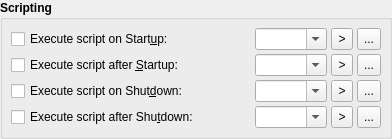
            <widget class="QGroupBox" name="ScriptingGroupBox">
             <property name="font">
              <font>
               <weight>75</weight>
               <bold>true</bold>
              </font>
             </property>
             <property name="title">
              <string>Scripting</string>
             </property>
             <property name="flat">
              <bool>true</bool>
             </property>
             <layout class="QGridLayout" name="_10">
              <property name="leftMargin">
               <number>8</number>
              </property>
              <property name="topMargin">
               <number>8</number>
              </property>
              <property name="rightMargin">
               <number>8</number>
              </property>
              <property name="bottomMargin">
               <number>8</number>
              </property>
              <property name="spacing">
               <number>4</number>
              </property>
              <item row="0" column="0">
               <widget class="QCheckBox" name="StartupScriptCheckBox">
                <property name="minimumSize">
                 <size>
                  <width>240</width>
                  <height>0</height>
                 </size>
                </property>
                <property name="maximumSize">
                 <size>
                  <width>240</width>
                  <height>16777215</height>
                 </size>
                </property>
                <property name="font">
                 <font>
                  <weight>50</weight>
                  <bold>false</bold>
                 </font>
                </property>
                <property name="toolTip">
                 <string>Whether to execute a custom shell script before starting up the JACK audio server.</string>
                </property>
                <property name="text">
                 <string>Execute script on Start&amp;up:</string>
                </property>
                <property name="shortcut">
                 <string>Alt+U</string>
                </property>
               </widget>
              </item>
              <item row="1" column="0">
               <widget class="QCheckBox" name="PostStartupScriptCheckBox">
                <property name="minimumSize">
                 <size>
                  <width>240</width>
                  <height>0</height>
                 </size>
                </property>
                <property name="maximumSize">
                 <size>
                  <width>240</width>
                  <height>16777215</height>
                 </size>
                </property>
                <property name="font">
                 <font>
                  <weight>50</weight>
                  <bold>false</bold>
                 </font>
                </property>
                <property name="toolTip">
                 <string>Whether to execute a custom shell script after starting up the JACK audio server.</string>
                </property>
                <property name="text">
                 <string>Execute script after &amp;Startup:</string>
                </property>
                <property name="shortcut">
                 <string>Alt+S</string>
                </property>
               </widget>
              </item>
              <item row="2" column="0">
               <widget class="QCheckBox" name="ShutdownScriptCheckBox">
                <property name="minimumSize">
                 <size>
                  <width>240</width>
                  <height>0</height>
                 </size>
                </property>
                <property name="maximumSize">
                 <size>
                  <width>240</width>
                  <height>16777215</height>
                 </size>
                </property>
                <property name="font">
                 <font>
                  <weight>50</weight>
                  <bold>false</bold>
                 </font>
                </property>
                <property name="toolTip">
                 <string>Whether to execute a custom shell script before shuting down the JACK audio server.</string>
                </property>
                <property name="text">
                 <string>Execute script on Shut&amp;down:</string>
                </property>
                <property name="shortcut">
                 <string>Alt+D</string>
                </property>
               </widget>
              </item>
              <item row="0" column="1">
               <widget class="QComboBox" name="StartupScriptShellComboBox">
                <property name="sizePolicy">
                 <sizepolicy hsizetype="Expanding" vsizetype="Fixed">
                  <horstretch>0</horstretch>
                  <verstretch>0</verstretch>
                 </sizepolicy>
                </property>
                <property name="font">
                 <font>
                  <weight>50</weight>
                  <bold>false</bold>
                 </font>
                </property>
                <property name="toolTip">
                 <string>Command line to be executed before starting up the JACK audio server</string>
                </property>
                <property name="editable">
                 <bool>true</bool>
                </property>
               </widget>
              </item>
              <item row="0" column="2">
               <widget class="QToolButton" name="StartupScriptSymbolToolButton">
                <property name="minimumSize">
                 <size>
                  <width>22</width>
                  <height>22</height>
                 </size>
                </property>
                <property name="maximumSize">
                 <size>
                  <width>24</width>
                  <height>24</height>
                 </size>
                </property>
                <property name="font">
                 <font>
                  <weight>50</weight>
                  <bold>false</bold>
                 </font>
                </property>
                <property name="focusPolicy">
                 <enum>Qt::TabFocus</enum>
                </property>
                <property name="toolTip">
                 <string>Scripting argument meta-symbols</string>
                </property>
                <property name="text">
                 <string>&gt;</string>
                </property>
               </widget>
              </item>
              <item row="0" column="3">
               <widget class="QToolButton" name="StartupScriptBrowseToolButton">
                <property name="minimumSize">
                 <size>
                  <width>22</width>
                  <height>22</height>
                 </size>
                </property>
                <property name="maximumSize">
                 <size>
                  <width>24</width>
                  <height>24</height>
                 </size>
                </property>
                <property name="font">
                 <font>
                  <weight>50</weight>
                  <bold>false</bold>
                 </font>
                </property>
                <property name="focusPolicy">
                 <enum>Qt::TabFocus</enum>
                </property>
                <property name="toolTip">
                 <string>Browse for script to be executed before starting up the JACK audio server</string>
                </property>
                <property name="text">
                 <string>...</string>
                </property>
               </widget>
              </item>
              <item row="1" column="1">
               <widget class="QComboBox" name="PostStartupScriptShellComboBox">
                <property name="sizePolicy">
                 <sizepolicy hsizetype="Expanding" vsizetype="Fixed">
                  <horstretch>0</horstretch>
                  <verstretch>0</verstretch>
                 </sizepolicy>
                </property>
                <property name="font">
                 <font>
                  <weight>50</weight>
                  <bold>false</bold>
                 </font>
                </property>
                <property name="toolTip">
                 <string>Command line to be executed after starting up the JACK audio server</string>
                </property>
                <property name="editable">
                 <bool>true</bool>
                </property>
               </widget>
              </item>
              <item row="1" column="2">
               <widget class="QToolButton" name="PostStartupScriptSymbolToolButton">
                <property name="minimumSize">
                 <size>
                  <width>22</width>
                  <height>22</height>
                 </size>
                </property>
                <property name="maximumSize">
                 <size>
                  <width>24</width>
                  <height>24</height>
                 </size>
                </property>
                <property name="font">
                 <font>
                  <weight>50</weight>
                  <bold>false</bold>
                 </font>
                </property>
                <property name="focusPolicy">
                 <enum>Qt::TabFocus</enum>
                </property>
                <property name="toolTip">
                 <string>Scripting argument meta-symbols</string>
                </property>
                <property name="text">
                 <string>&gt;</string>
                </property>
               </widget>
              </item>
              <item row="1" column="3">
               <widget class="QToolButton" name="PostStartupScriptBrowseToolButton">
                <property name="minimumSize">
                 <size>
                  <width>22</width>
                  <height>22</height>
                 </size>
                </property>
                <property name="maximumSize">
                 <size>
                  <width>24</width>
                  <height>24</height>
                 </size>
                </property>
                <property name="font">
                 <font>
                  <weight>50</weight>
                  <bold>false</bold>
                 </font>
                </property>
                <property name="focusPolicy">
                 <enum>Qt::TabFocus</enum>
                </property>
                <property name="toolTip">
                 <string>Browse for script to be executed after starting up the JACK audio server</string>
                </property>
                <property name="text">
                 <string>...</string>
                </property>
               </widget>
              </item>
              <item row="2" column="2">
               <widget class="QToolButton" name="ShutdownScriptSymbolToolButton">
                <property name="minimumSize">
                 <size>
                  <width>22</width>
                  <height>22</height>
                 </size>
                </property>
                <property name="maximumSize">
                 <size>
                  <width>24</width>
                  <height>24</height>
                 </size>
                </property>
                <property name="font">
                 <font>
                  <weight>50</weight>
                  <bold>false</bold>
                 </font>
                </property>
                <property name="focusPolicy">
                 <enum>Qt::TabFocus</enum>
                </property>
                <property name="toolTip">
                 <string>Scripting argument meta-symbols</string>
                </property>
                <property name="text">
                 <string>&gt;</string>
                </property>
               </widget>
              </item>
              <item row="2" column="3">
               <widget class="QToolButton" name="ShutdownScriptBrowseToolButton">
                <property name="minimumSize">
                 <size>
                  <width>22</width>
                  <height>22</height>
                 </size>
                </property>
                <property name="maximumSize">
                 <size>
                  <width>24</width>
                  <height>24</height>
                 </size>
                </property>
                <property name="font">
                 <font>
                  <weight>50</weight>
                  <bold>false</bold>
                 </font>
                </property>
                <property name="focusPolicy">
                 <enum>Qt::TabFocus</enum>
                </property>
                <property name="toolTip">
                 <string>Browse for script to be executed before shutting down the JACK audio server</string>
                </property>
                <property name="text">
                 <string>...</string>
                </property>
               </widget>
              </item>
              <item row="2" column="1">
               <widget class="QComboBox" name="ShutdownScriptShellComboBox">
                <property name="sizePolicy">
                 <sizepolicy hsizetype="Expanding" vsizetype="Fixed">
                  <horstretch>0</horstretch>
                  <verstretch>0</verstretch>
                 </sizepolicy>
                </property>
                <property name="font">
                 <font>
                  <weight>50</weight>
                  <bold>false</bold>
                 </font>
                </property>
                <property name="toolTip">
                 <string>Command line to be executed before shutting down the JACK audio server</string>
                </property>
                <property name="editable">
                 <bool>true</bool>
                </property>
               </widget>
              </item>
              <item row="3" column="0">
               <widget class="QCheckBox" name="PostShutdownScriptCheckBox">
                <property name="minimumSize">
                 <size>
                  <width>240</width>
                  <height>0</height>
                 </size>
                </property>
                <property name="maximumSize">
                 <size>
                  <width>240</width>
                  <height>16777215</height>
                 </size>
                </property>
                <property name="font">
                 <font>
                  <weight>50</weight>
                  <bold>false</bold>
                 </font>
                </property>
                <property name="toolTip">
                 <string>Whether to execute a custom shell script after shuting down the JACK audio server.</string>
                </property>
                <property name="text">
                 <string>Execute script after Shu&amp;tdown:</string>
                </property>
                <property name="shortcut">
                 <string>Alt+T</string>
                </property>
               </widget>
              </item>
              <item row="3" column="2">
               <widget class="QToolButton" name="PostShutdownScriptSymbolToolButton">
                <property name="minimumSize">
                 <size>
                  <width>22</width>
                  <height>22</height>
                 </size>
                </property>
                <property name="maximumSize">
                 <size>
                  <width>24</width>
                  <height>24</height>
                 </size>
                </property>
                <property name="font">
                 <font>
                  <weight>50</weight>
                  <bold>false</bold>
                 </font>
                </property>
                <property name="focusPolicy">
                 <enum>Qt::TabFocus</enum>
                </property>
                <property name="toolTip">
                 <string>Scripting argument meta-symbols</string>
                </property>
                <property name="text">
                 <string>&gt;</string>
                </property>
               </widget>
              </item>
              <item row="3" column="3">
               <widget class="QToolButton" name="PostShutdownScriptBrowseToolButton">
                <property name="minimumSize">
                 <size>
                  <width>22</width>
                  <height>22</height>
                 </size>
                </property>
                <property name="maximumSize">
                 <size>
                  <width>24</width>
                  <height>24</height>
                 </size>
                </property>
                <property name="font">
                 <font>
                  <weight>50</weight>
                  <bold>false</bold>
                 </font>
                </property>
                <property name="focusPolicy">
                 <enum>Qt::TabFocus</enum>
                </property>
                <property name="toolTip">
                 <string>Browse for script to be executed after shutting down the JACK audio server</string>
                </property>
                <property name="text">
                 <string>...</string>
                </property>
               </widget>
              </item>
              <item row="3" column="1">
               <widget class="QComboBox" name="PostShutdownScriptShellComboBox">
                <property name="sizePolicy">
                 <sizepolicy hsizetype="Expanding" vsizetype="Fixed">
                  <horstretch>0</horstretch>
                  <verstretch>0</verstretch>
                 </sizepolicy>
                </property>
                <property name="font">
                 <font>
                  <weight>50</weight>
                  <bold>false</bold>
                 </font>
                </property>
                <property name="toolTip">
                 <string>Command line to be executed after shutting down the JACK audio server</string>
                </property>
                <property name="editable">
                 <bool>true</bool>
                </property>
               </widget>
              </item>
             </layout>
            </widget>
